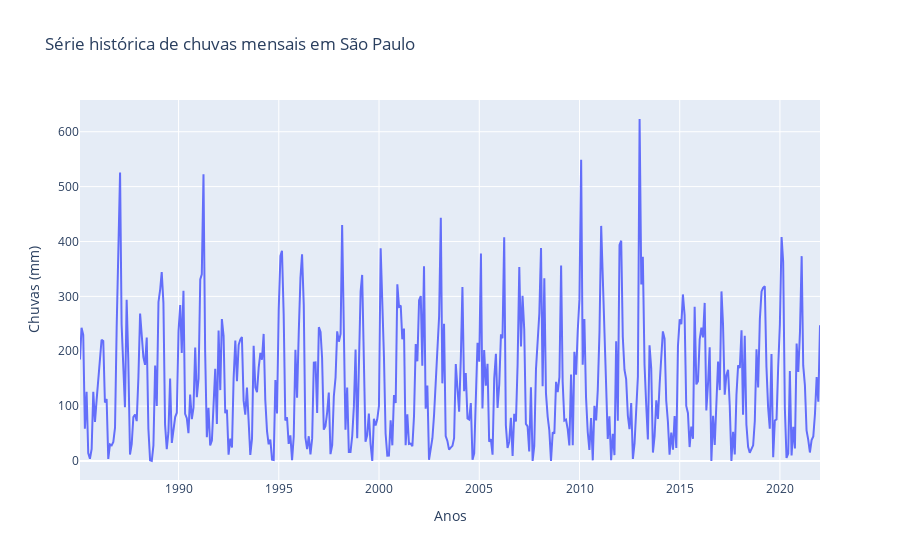

Notebook cell for this chart:
### Markdown cell above
### Gráficos da série temporal

### Code cell
import plotly.graph_objects as go

fig = go.Figure()
fig.add_trace(go.Scatter(x=serie.index, y=serie.values,
                    mode='lines',
                    name='lines'))
fig.update_layout(title='Série histórica de chuvas mensais em São Paulo',
                    xaxis_title='Anos',
                    yaxis_title='Chuvas (mm)')
fig.show()

### Figure 1 — Plotly figure (JSON) as saved in the notebook; plotly's stock layout.template omitted (floating-point values rounded to 4 significant figures; data arrays with more than 128 entries replaced by an {"elided": "..."} marker saying what was removed)
{"data": [{"mode": "lines", "name": "lines", "type": "scatter", "x": {"elided": "444 str values"}, "y": {"elided": "444 float values"}}], "layout": {"title": {"text": "Série histórica de chuvas mensais em São Paulo"}, "xaxis": {"title": {"text": "Anos"}}, "yaxis": {"title": {"text": "Chuvas (mm)"}}}}
